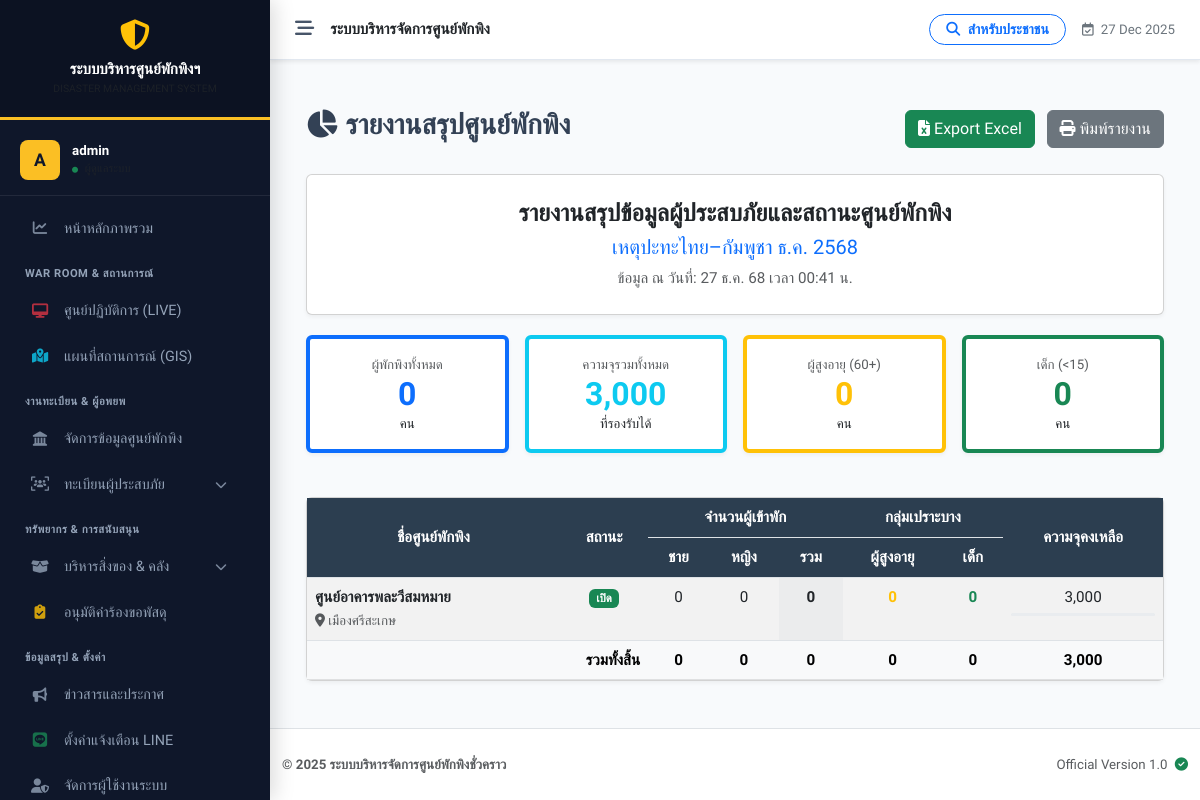
The page /report_shelter.php (signed in) on the database as committed earlier.
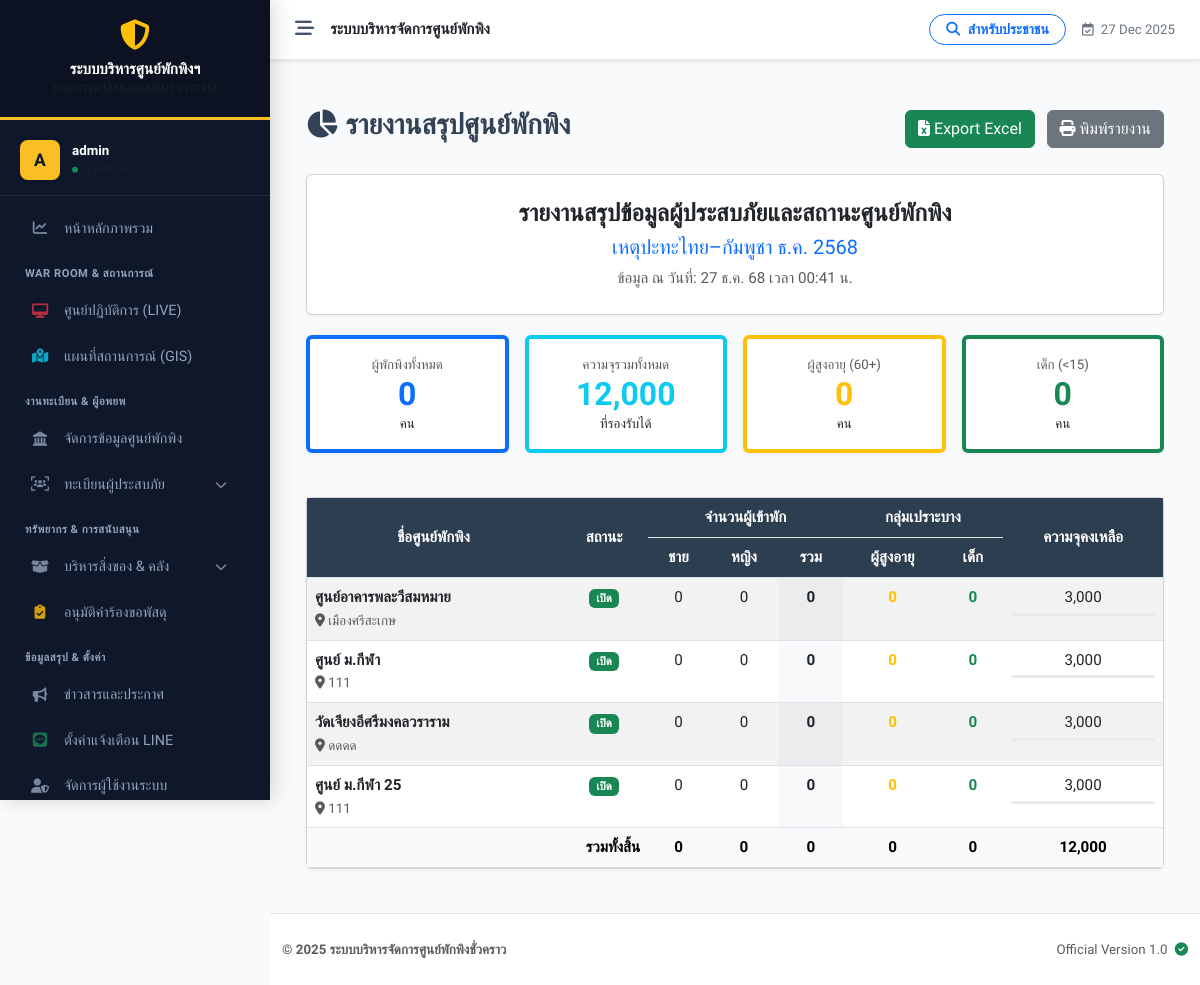
The same page on the database as committed later.
### tables this page shows
CREATE TABLE `incidents` (
  `id` int(11) NOT NULL,
  `name` varchar(200) NOT NULL COMMENT 'ชื่อเหตุการณ์ (เช่น น้ำท่วมปี 67)',
  `type` varchar(50) NOT NULL DEFAULT 'other',
  `description` text DEFAULT NULL,
  `start_date` date NOT NULL,
  `end_date` date DEFAULT NULL,
  `status` enum('active','closed') NOT NULL DEFAULT 'active',
  `created_at` timestamp NOT NULL DEFAULT current_timestamp()
);

CREATE TABLE `shelters` (
  `id` int(11) NOT NULL,
  `incident_id` int(11) NOT NULL COMMENT 'ผูกกับเหตุการณ์ไหน',
  `name` varchar(200) NOT NULL COMMENT 'ชื่อศูนย์',
  `location` text NOT NULL COMMENT 'ที่ตั้ง',
  `district` varchar(100) DEFAULT NULL,
  `province` varchar(100) DEFAULT NULL,
  `latitude` decimal(10,8) DEFAULT NULL,
  `longitude` decimal(11,8) DEFAULT NULL,
  `capacity` int(11) NOT NULL DEFAULT 0 COMMENT 'ความจุสูงสุด',
  `contact_person` varchar(255) DEFAULT NULL,
  `contact_phone` varchar(20) DEFAULT NULL,
  `status` enum('open','full','closed') NOT NULL DEFAULT 'open',
  `last_updated` datetime DEFAULT NULL,
  `created_at` datetime DEFAULT current_timestamp()
);

### includes/functions.php (called while the page is built, shortened)
<?php
function h($string) {
    return htmlspecialchars($string ?? '', ENT_QUOTES, 'UTF-8');
}
function thai_date($strDate, $showTime = false) {
    if (!is_numeric($strDate)) { $strDate = strtotime($strDate); }
    $strYear = date("Y", $strDate) + 543;
    $strMonth = date("n", $strDate);
    $strDay = date("j", $strDate);
    $strMonthCut = Array("", "ม.ค.", "ก.พ.", "มี.ค.", "เม.ย.", "พ.ค.", "มิ.ย.", "ก.ค.", "ส.ค.", "ก.ย.", "ต.ค.", "พ.ย.", "ธ.ค.");
    $strMonthThai = $strMonthCut[$strMonth];
    $strYearShort = substr($strYear, 2, 2);
    $output = "$strDay $strMonthThai $strYearShort";
    return $output;
}
function thaiDate($date) {
    return thai_date($date, false);
}

### report_shelter.php (the view, shortened to what the rows shown need)
<?php
require_once 'config/db.php';
require_once 'includes/functions.php';
$incident_id = filter_input(INPUT_GET, 'incident_id', FILTER_VALIDATE_INT);
if (!$incident_id) {
    $stmt = $pdo->query("SELECT id FROM incidents WHERE status='active' ORDER BY id DESC LIMIT 1");
    $incident_id = $stmt->fetchColumn();
}
$incident_name = "ไม่พบข้อมูล";
if ($incident_id) {
    $stmt = $pdo->prepare("SELECT name FROM incidents WHERE id = ?");
    $stmt->execute([$incident_id]);
    $incident_name = $stmt->fetchColumn();
}
$shelters = [];
if ($incident_id) {
    $sql = "SELECT s.id, s.name, s.location, s.capacity, s.contact_phone, s.status,
            (SELECT COUNT(*) FROM evacuees e WHERE e.shelter_id = s.id AND e.check_out_date IS NULL) as total_occupied,
            (SELECT COUNT(*) FROM evacuees e WHERE e.shelter_id = s.id AND e.check_out_date IS NULL AND e.gender='male') as male,
            (SELECT COUNT(*) FROM evacuees e WHERE e.shelter_id = s.id AND e.check_out_date IS NULL AND e.gender='female') as female,
            (SELECT COUNT(*) FROM evacuees e WHERE e.shelter_id = s.id AND e.check_out_date IS NULL AND e.age >= 60) as elderly,
            (SELECT COUNT(*) FROM evacuees e WHERE e.shelter_id = s.id AND e.check_out_date IS NULL AND e.age < 15) as children
            FROM shelters s
            WHERE s.incident_id = ?
            ORDER BY s.id ASC";
    $stmt = $pdo->prepare($sql);
    $stmt->execute([$incident_id]);
    $shelters = $stmt->fetchAll();
}
?>
<!DOCTYPE html>
<html lang="th">
<head>
    <link href="https://cdn.jsdelivr.net/npm/bootstrap@5.3.0/dist/css/bootstrap.min.css" rel="stylesheet">
    <link rel="stylesheet" href="https://cdnjs.cloudflare.com/ajax/libs/font-awesome/6.4.0/css/all.min.css">
</head>
<body>
<?php include 'includes/header.php'; ?>
<div class="container-fluid mt-4">
    <div class="card card-report p-4 text-center">
        <h4 class="fw-bold mb-2">รายงานสรุปข้อมูลผู้ประสบภัยและสถานะศูนย์พักพิง</h4>
        <h5 class="text-primary"><?php echo h($incident_name); ?></h5>
        <p class="text-muted mb-0">ข้อมูล ณ วันที่: <?php echo thaiDate(date('Y-m-d')); ?> เวลา <?php echo date('H:i'); ?> น.</p>
    </div>
    <div class="card card-report">
        <div class="card-body p-0">
            <div class="table-responsive">
                <table class="table table-custom table-striped table-hover mb-0">
                    <thead class="text-center">
                        <tr>
                            <th rowspan="2">ชื่อศูนย์พักพิง</th>
                            <th rowspan="2">สถานะ</th>
                            <th colspan="3">จำนวนผู้เข้าพัก</th>
                            <th colspan="2">กลุ่มเปราะบาง</th>
                            <th rowspan="2">ความจุคงเหลือ</th>
                        </tr>
                        <tr>
                            <th>ชาย</th>
                            <th>หญิง</th>
                            <th>รวม</th>
                            <th>ผู้สูงอายุ</th>
                            <th>เด็ก</th>
                        </tr>
                    </thead>
                    <tbody>
                        <?php if (empty($shelters)): ?>
                            <tr><td colspan="8" class="text-center py-4 text-muted">ไม่พบข้อมูลศูนย์พักพิงในภารกิจนี้</td></tr>
                        <?php else: ?>
                            <?php foreach ($shelters as $row):
                                $status_badge = match($row['status']) {
                                    'open' => '<span class="badge bg-success">เปิด</span>',
                                    'full' => '<span class="badge bg-danger">เต็ม</span>',
                                    'closed' => '<span class="badge bg-secondary">ปิด</span>',
                                    default => '<span class="badge bg-secondary">'.$row['status'].'</span>'
                                };
                            ?>
                            <tr>
                                <td>
                                    <div class="fw-bold"><?php echo h($row['name']); ?></div>
                                    <small class="text-muted"><i class="fas fa-map-marker-alt"></i> <?php echo h($row['location']); ?></small>
                                </td>
                                <td class="text-center"><?php echo $status_badge; ?></td>
                                <td class="text-center"><?php echo number_format($row['male']); ?></td>
                                <td class="text-center"><?php echo number_format($row['female']); ?></td>
                                <td class="text-center fw-bold bg-light"><?php echo number_format($row['total_occupied']); ?></td>
                                <td class="text-center text-warning fw-bold"><?php echo number_format($row['elderly']); ?></td>
                                <td class="text-center text-success fw-bold"><?php echo number_format($row['children']); ?></td>
                                <td class="text-center">
                                    <?php
                                        $available = $row['capacity'] - $row['total_occupied'];
                                        echo ($available > 0) ? number_format($available) : '<span class="text-danger">0</span>';
                                    ?>
                                    <div class="progress mt-1" style="height: 3px;">
                                    </div>
                                </td>
                            </tr>
                            <?php endforeach; ?>
                        <?php endif; ?>
                    </tbody>
                </table>
            </div>
        </div>
    </div>
</div>
<?php include 'includes/footer.php'; ?>
</body>
</html>

Rows that differ between the two databases and show on the page:
added shelters: name "ศูนย์ ม.กีฬา", location "111", status "เปิด", male "0", female "0", total_occupied "0", elderly "0", children "0", available "3,000"
added shelters: name "วัดเจียงอีศรีมงคลวราราม", location "ดดดด", status "เปิด", male "0", female "0", total_occupied "0", elderly "0", children "0", available "3,000"
added shelters: name "ศูนย์ ม.กีฬา 25", location "111", status "เปิด", male "0", female "0", total_occupied "0", elderly "0", children "0", available "3,000"
Other text that changed with them:
$sum_cap: "3,000" → "12,000"
$sum_cap - $sum_total: "3,000" → "12,000"
